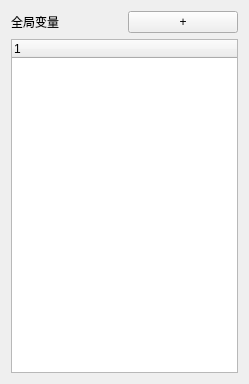
<?xml version="1.0" encoding="UTF-8"?>
<ui version="4.0">
 <class>Form</class>
 <widget class="QWidget" name="Form">
  <property name="geometry">
   <rect>
    <x>0</x>
    <y>0</y>
    <width>249</width>
    <height>384</height>
   </rect>
  </property>
  <property name="windowTitle">
   <string>Form</string>
  </property>
  <layout class="QVBoxLayout" name="verticalLayout">
   <item>
    <layout class="QHBoxLayout" name="horizontalLayout">
     <item>
      <widget class="QLabel" name="label_name">
       <property name="text">
        <string>全局变量</string>
       </property>
      </widget>
     </item>
     <item>
      <widget class="QPushButton" name="pushButton_add">
       <property name="text">
        <string>+</string>
       </property>
      </widget>
     </item>
    </layout>
   </item>
   <item>
    <widget class="CTreeWidget" name="treeWidget">
     <property name="dragEnabled">
      <bool>true</bool>
     </property>
    </widget>
   </item>
  </layout>
 </widget>
 <customwidgets>
  <customwidget>
   <class>CTreeWidget</class>
   <extends>QTreeWidget</extends>
   <header location="global">bpwidget.miscwidget</header>
  </customwidget>
 </customwidgets>
 <resources>
  <include location="res.qrc"/>
 </resources>
 <connections/>
</ui>
